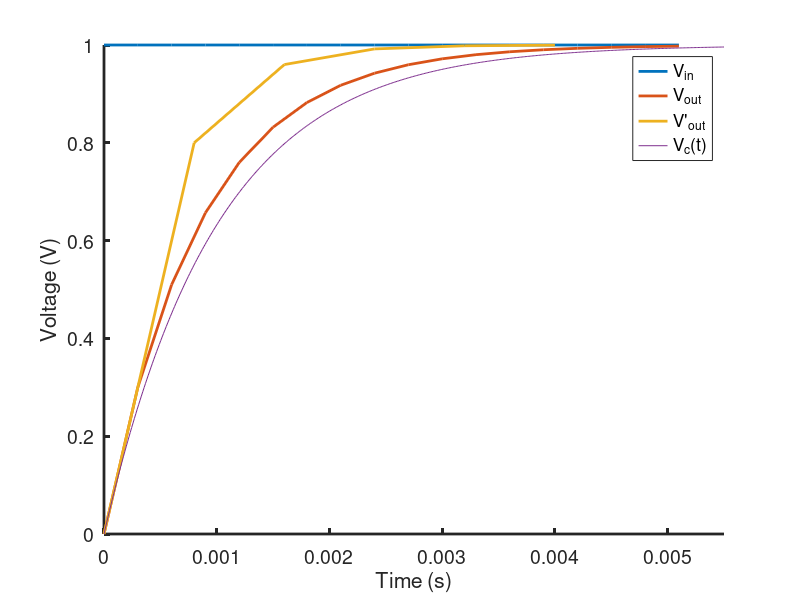

Source code (MATLAB):

%% Setup and compute model
% constants
R = 1000; %resitance
C = 1*10^-6; %capacitance
length = 5.5*10^-3;

%interval of discrete time steps
h = 3*10^-4; 
h_ = 8*10^-4; 

steps = fix(length/h);
steps_ = fix(length/h_);

Vin = ones(1, steps);

% calculate perdiction with time steps of h
Vc = zeros(1, steps);
for i = [1:(steps-1)]
    Vc(i+1) = (1-h/(R*C))*Vc(i) + (h/(R*C))*Vin(i);
end

% calculate perdiction with time steps of h_
Vc_ = zeros(1, steps_);
for i =[1:(steps_-1)]
    Vc_(i+1) = (1-h_/(R*C))*Vc_(i) + (h_/(R*C))*Vin(i);
end

%% Plot model
figure();
hold on;
%plot the input voltage
plot([0:steps-1]*h, Vin,  'linewidth', 2); 
%plot the voltage across the capacitor with time steps of h
plot([0:steps-1]*h, Vc, 'linewidth', 2); 
%plot the voltage across the capacitor with time steps of h'
plot([0:steps_-1]*h_, Vc_, 'linewidth', 2); 
%plot the voltage across capacitor with the continous function
fplot(@(x) (1-exp(-x/(R*C))),[0 length]); 

set(gca, 'linewidth', 2);
set(gca, 'fontsize', 14);
xlabel("Time (s)")
ylabel("Voltage (V)");
legend("V_{in}", "V_{out}", "V'_{out}", "V_c(t)");
hold off;